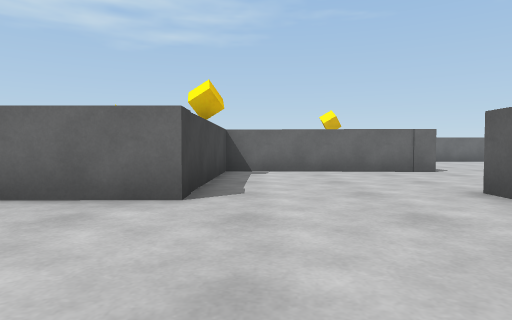
view 1 (above)

16 first-person views from a walk through a scene from a Unity 3-D project. The camera is 0.55 m above the floor, tilts 2° down and sees 75° across. The floor is counted in squares, 1 m on a side. Each view is taken from the middle of a square. On the plan, view 1 faces up. The plan holds only what a view shows up to about 9 squares ahead; the rest is blank. The player character is not drawn.

view 2
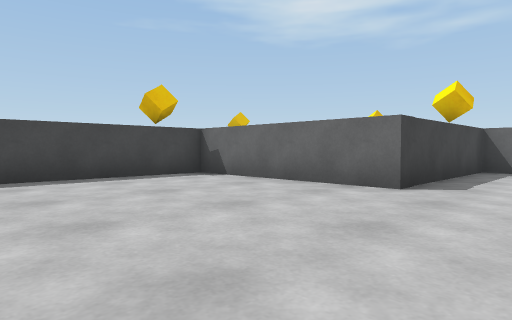

view 3
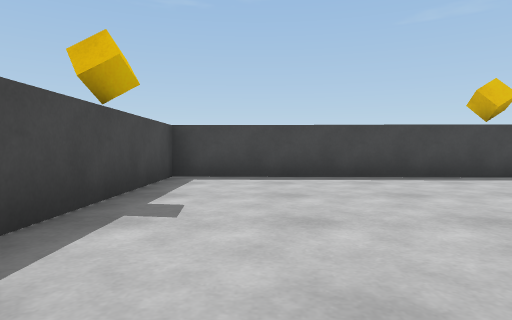

view 4
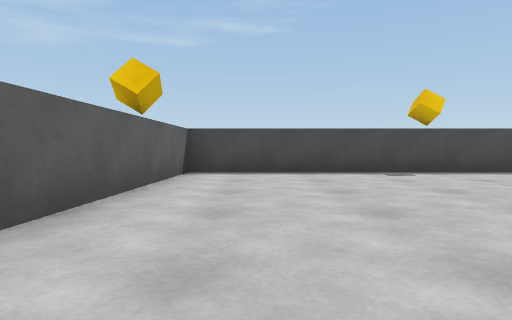

view 5
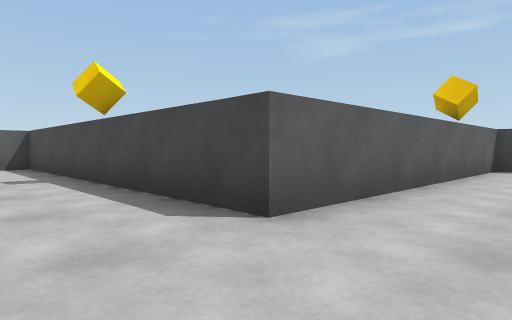

view 6
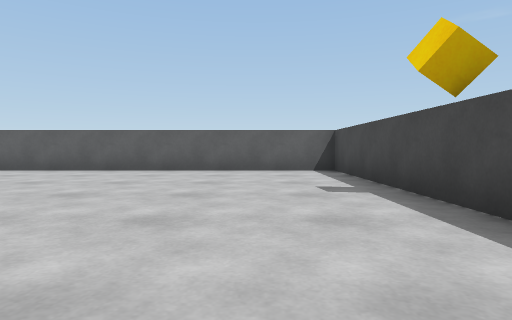

view 7
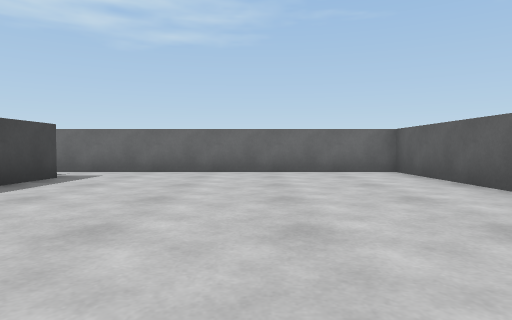

view 8
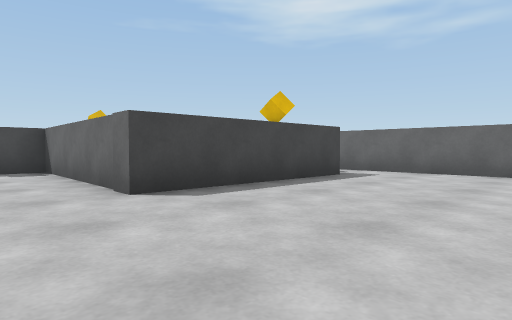

view 9
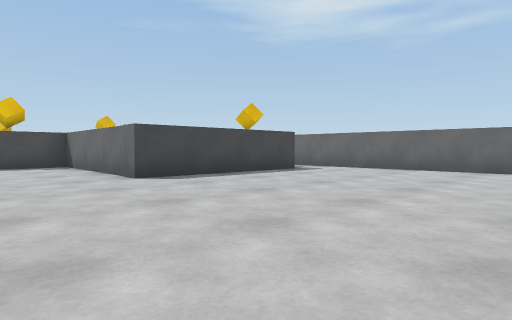

view 10
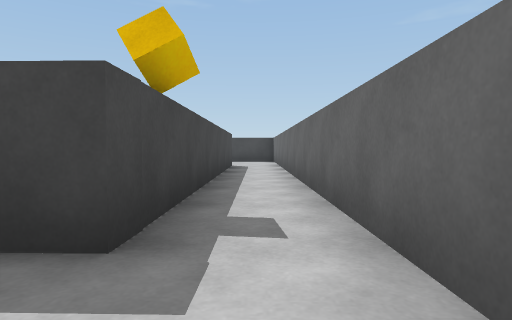

view 11
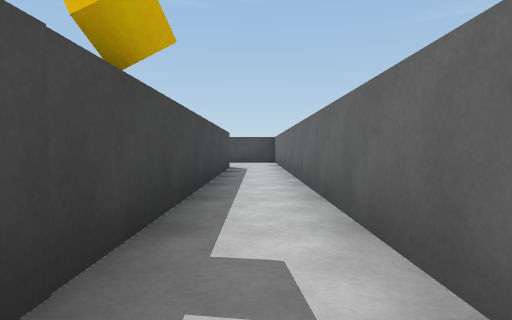

view 12
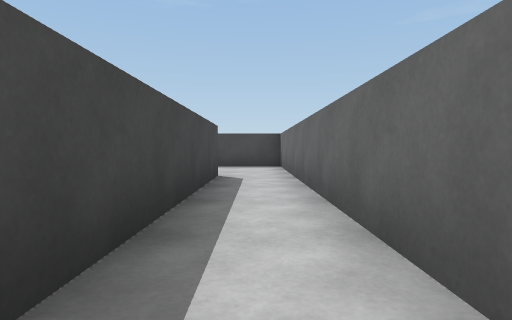

view 13
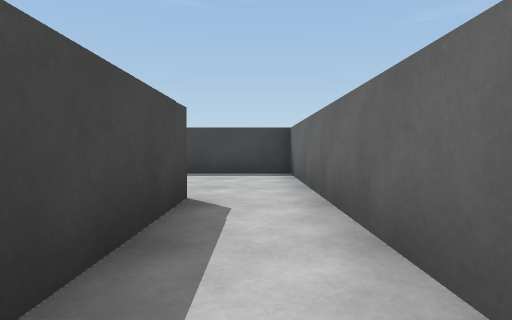

view 14
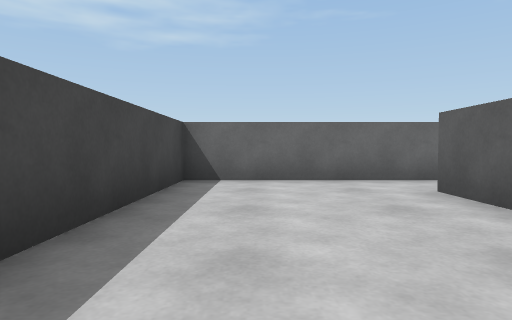

view 15
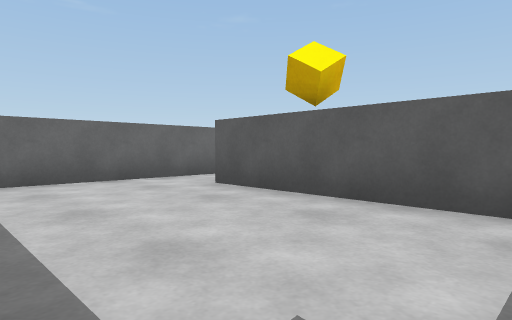

view 16
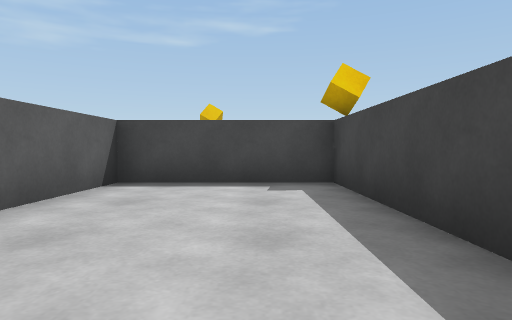

### Floor plan
Ten units are one square. View 1 is at (0, 0); x grows to the right and y downward. Boxes are objects, and circles mark ways between rooms. Rooms are numbered by the first view taken in them; rooms with no view inside come last. Other rooms are left out.
<svg viewBox="-87 -143 205 184">
<path fill="none" stroke="#000" d="M43 -122 42 -78 -7 -80 -8 -35 -53 -35 -55 36 25 36 28 -41 113 -40 113 -138 46 -138M46 -138 -82 -138 -82 -77 -48 -77 -47 -122 43 -122"/>
<circle cx="40" cy="-130" r="3" fill="#2a7"/>
<text x="30" y="-50">1</text>
<text x="-50" y="-110">2</text>
</svg>
Room 1 opens to room 2.

Where each view was taken, in squares from view 1:
view 1: 0 up, 0 right, facing up
view 2: 1 down, 1 right, facing up-left
view 3: 2 down, 1 right, facing left
view 4: 4 up, 1 right, facing down
view 5: 6 up, 1 right, facing down-right
view 6: 6 up, 3 right, facing right
view 7: 6 up, 8 right, facing up
view 8: 6 up, 8 right, facing up-left
view 9: 5 up, 10 right, facing up-left
view 10: 13 up, 6 right, facing left
view 11: 13 up, 5 right, facing left
view 12: 13 up, 2 right, facing left
view 13: 13 up, 1 left, facing left
view 14: 8 up, 7 left, facing up
view 15: 8 up, 8 left, facing up-right
view 16: 13 up, 7 left, facing down
